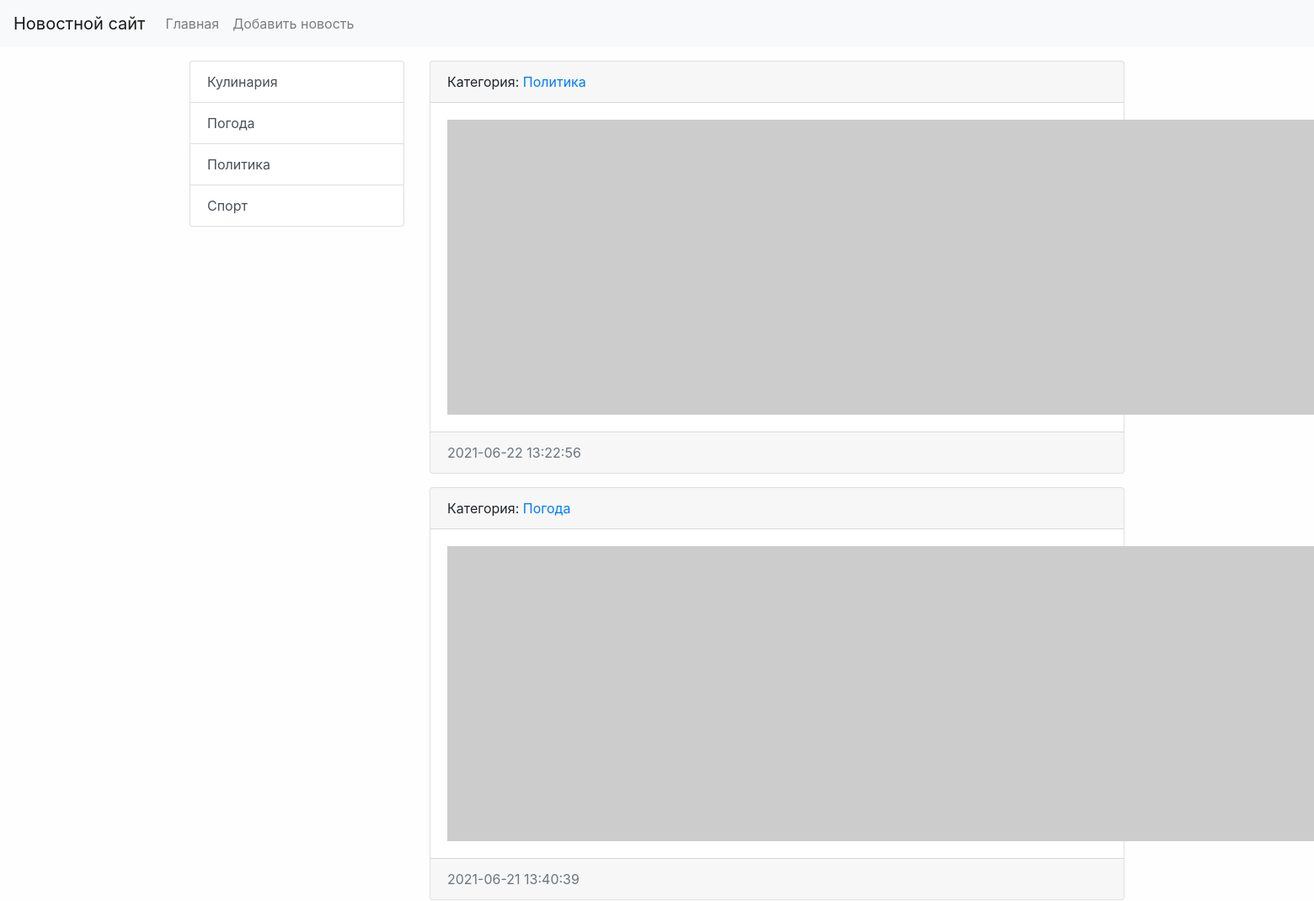
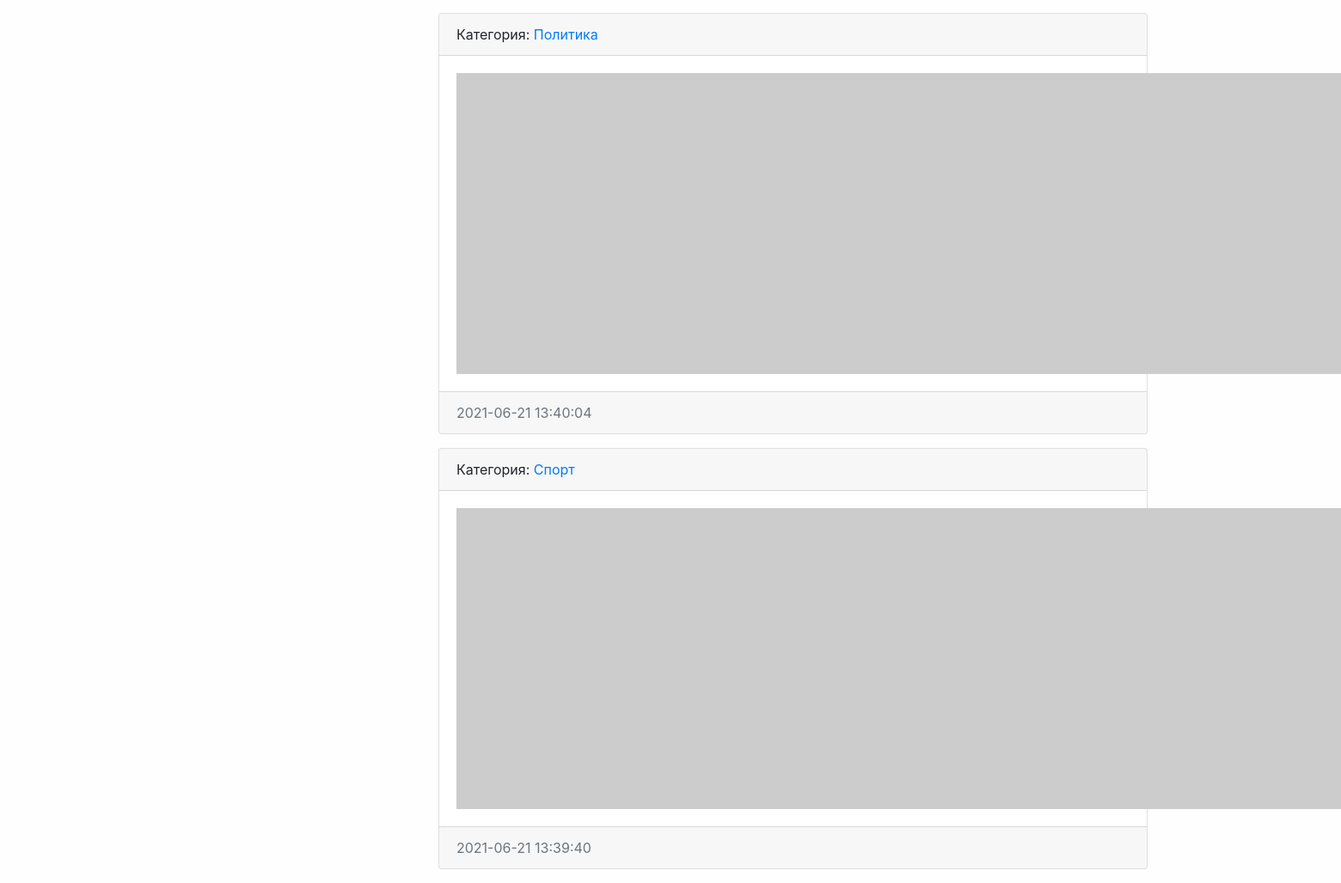
The page / on the database its author committed (2 pictures, top to bottom).
### news/models.py (models this page shows, shortened)
class Category(models.Model):
    title = models.CharField(max_length=150, db_index=True, verbose_name='Наименование категории')
    def get_absolute_url(self):
        return reverse('category', kwargs={"category_id": self.pk})
    def __str__(self):
        return self.title
    class Meta:
        verbose_name = 'Категория'
        verbose_name_plural = 'Категории'
        ordering = ['title']

class News(models.Model):
    title = models.CharField(max_length=150, verbose_name='Наименование')
    content = models.TextField(blank=True, verbose_name='Контент')
    created_at = models.DateTimeField(auto_now_add=True, verbose_name='Дата публикации')
    updated_at = models.DateTimeField(auto_now=True, verbose_name='Обновлено')
    photo = models.ImageField(upload_to='photos/%Y/%m/%d/', verbose_name='Фото', blank=True)
    is_published = models.BooleanField(default=True, verbose_name='Опубликовано')
    category = models.ForeignKey('Category', on_delete=models.PROTECT, verbose_name='Категория')
    def get_absolute_url(self):
        return reverse('view_news', kwargs={"pk": self.pk})
    class Meta:
        verbose_name = 'Новость'
        verbose_name_plural = 'Новости'
        ordering = ['-created_at']

### news/views.py (the view)
# urls.py: path('', HomeNews.as_view(), name='home'),
class HomeNews(ListView):
    model = News
    template_name = 'news/home_news_list.html'
    context_object_name = 'news'
    def get_context_data(self, *, object_list=None, **kwargs):
        context = super().get_context_data(**kwargs)
        context['title'] = 'Главная страница'
        return context
    def get_queryset(self):
        return News.objects.filter(is_published=True)

### news/templatetags/news_tags.py (called while the page is built)
@register.inclusion_tag('news/list_categories.html')
def show_categories(arg1='Hello', arg2='world'):
    categories = Category.objects.all()
    return {"categories": categories, "arg1": arg1, "arg2": arg2}

### news/templates/news/news_list.html (shortened to what this page needs)
{% extends 'base.html' %}
{% block sidebar %}
{% include 'inc/_sidebar.html' %}
{% endblock %}
{% block content %}
{% for item in object_list %}
<div class="card mb-3">
    <div class="card-header">
        Категория: <a href="{{ item.category.get_absolute_url }}">{{ item.category }}</a>
    </div>
    <div class="card-body">
        <div class="media">
            {% if item.photo %}
            <img src="{{ item.photo.url }}" alt="" width="350" class="mr-3">
            {% else %}
            <img src="https://picsum.photos/id/1060/350/235/?blur=2" alt="" class="mr-3">
            {% endif %}
        </div>
    </div>
    <div class="card-footer text-muted">
        {{ item.created_at|date:"Y-m-d H:i:s" }}
    </div>
</div>
{% endfor %}
{% endblock %}

### news/templates/news/list_categories.html
<div class="list-group">
    {% for item in categories %}
    <a href="{{ item.get_absolute_url }}" class="list-group-item list-group-item-action">{{ item.title }}</a>
    {% endfor %}
</div>

### mysite/static/css/style.css (style rules this page uses)
body { background-color: #fefefe; }

### rows shown on the page
Category: title "Кулинария"
Category: title "Погода"
Category: title "Политика"
Category: title "Спорт"
News: category "Политика", created_at "2021-06-22 13:22:56"
News: category "Погода", created_at "2021-06-21 13:40:39"
News: category "Политика", created_at "2021-06-21 13:40:04"
News: category "Спорт", created_at "2021-06-21 13:39:40"
